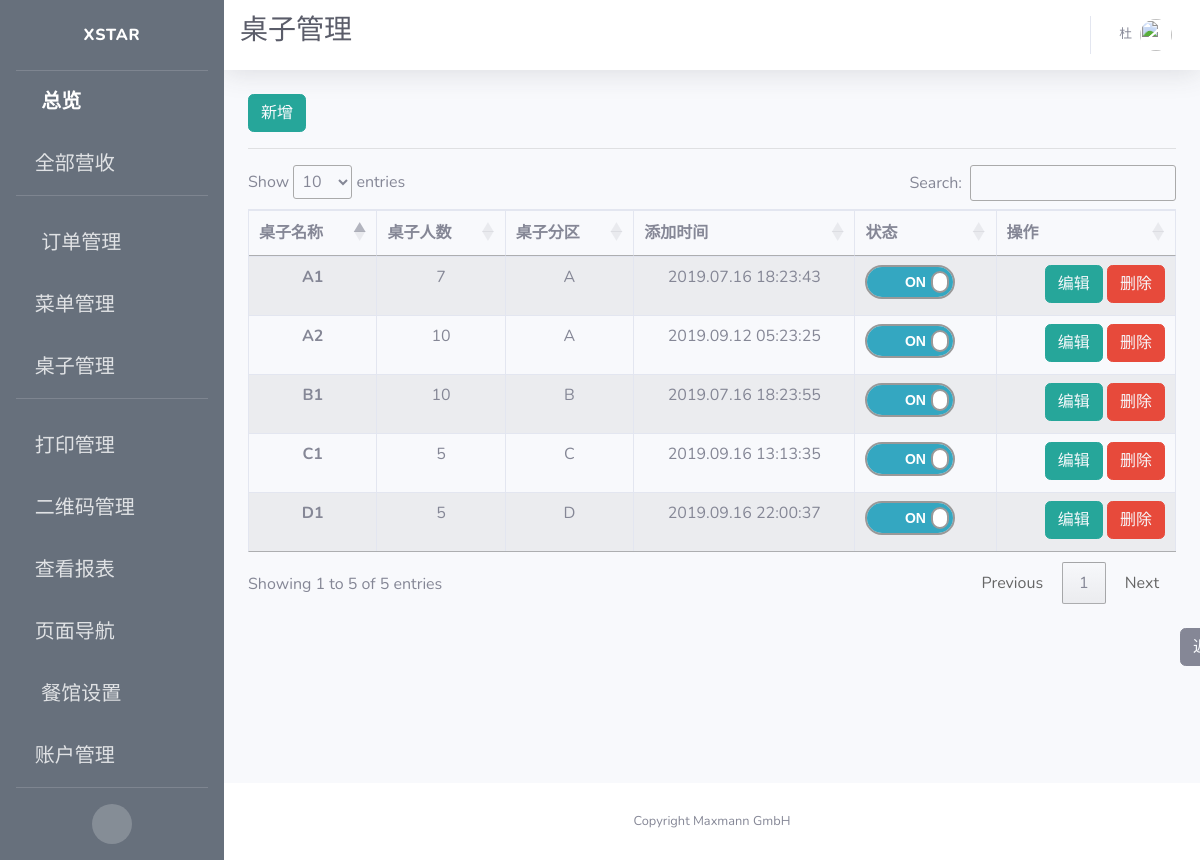
/adminpanel/tables/view (signed in), run on an earlier commit of the app's database.
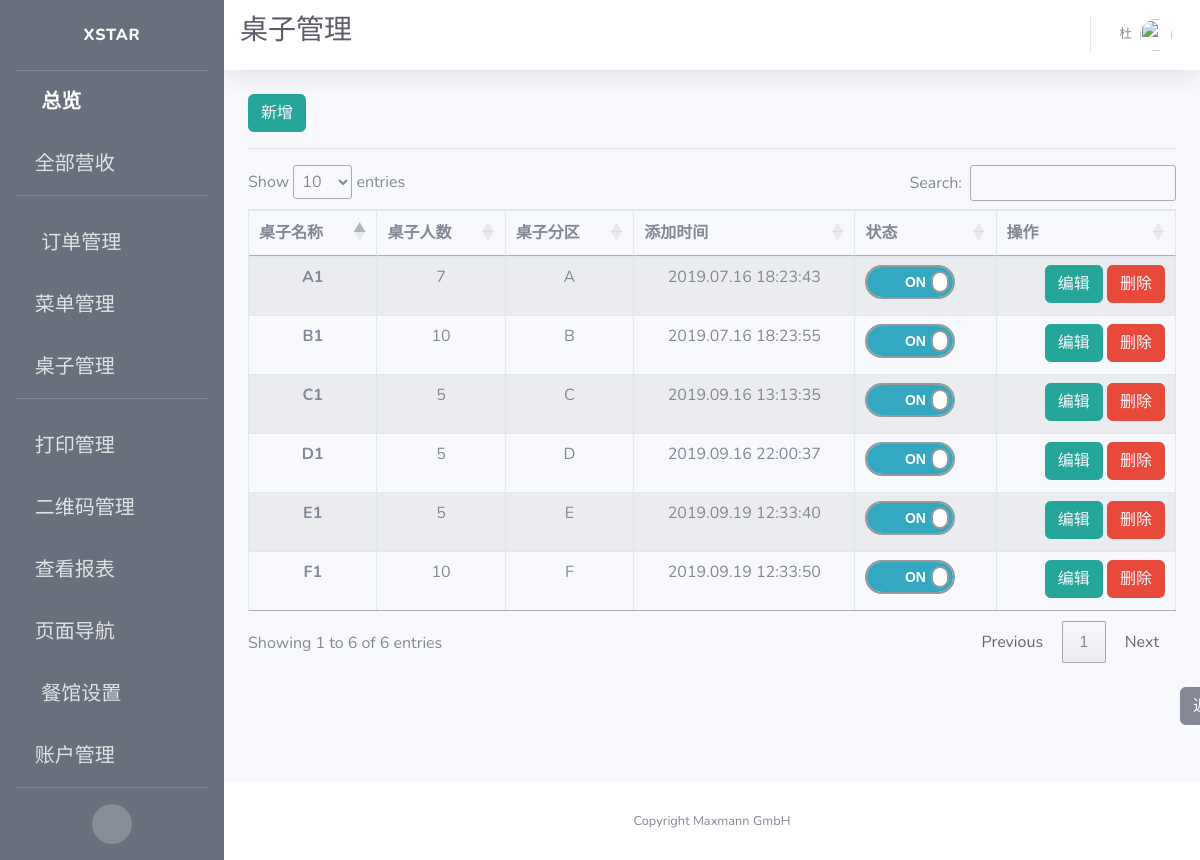
And on a later commit of the database.
### app/models.py (models this page shows, shortened)
class Table(db.Model):
    id = db.Column(db.Integer, primary_key=True, unique=True, index=True)
    name = db.Column(db.String(100), unique=True)
    number = db.Column(db.Integer, nullable=False, unique=False)
    section = db.Column(db.String(10), unique=False)
    seats = db.Column(db.String(100))
    is_on = db.Column(db.Boolean, nullable=False, default=False)
    timeCreated = db.Column(db.DateTime, default=datetime.utcnow)
    container = db.Column(db.String(300))

### app/routes.py (the view)
@app.route("/adminpanel/tables/view")
@login_required
def view_tables():
    tables = Table.query.all()
    context = dict(referrer=request.headers.get('Referer'),
                   title=u"桌子管理",
                   tables=tables,
                   company_name=company_info.get('company_name'),
                   format=datetime_format)
    return render_template("table_views.html", **context)

### app/models.py (called while the page is built)
@login.user_loader
def load_user(id):
    return User.query.get(int(id))

### app/templates/table_views.html (shortened to what this page needs)
{% extends 'base.html' %}
{% block css %}
<link rel="stylesheet" type="text/css" href="https://cdn.datatables.net/1.10.19/css/jquery.dataTables.css">
<link rel="stylesheet" type="text/css" href="https://cdnjs.cloudflare.com/ajax/libs/twitter-bootstrap/4.1.3/css/bootstrap.css">
<link rel="stylesheet" type="text/css" href="https://cdn.datatables.net/1.10.19/css/dataTables.bootstrap4.min.css">
<link rel="stylesheet" href={{ url_for('static', filename='css/table_switch.css') }}>
{% endblock %}
{% block title %}
<h1 class="h3 mb-2 text-gray-800">{{title}}</h1>
<br>
{% endblock %}
{% block content %}
<button type="button" class="btn btn-info" style="border-color:#26a69a; background-color:#26a69a;">
  <a href={{ url_for("admin_add_table") }} style="color: rgb(247, 249, 252)">
    新增
  </a>
</button>
<hr>
<div class="row">
    <div class="col-sm-12">
        <table id="example" class="table table-striped table-bordered">
      <thead>
        <tr>
          <th scope="col">桌子名称</th>
          <th scope="col">桌子人数</th>
          <th scope="col">桌子分区</th>
          <th scope="col">添加时间</th>
          <th scope="col">状态</th>
          <th scope="col">操作</th>
        </tr>
      </thead>
      <tbody>
      {% for table in tables %}
        <tr>
          <th scope="row">{{ table.name }}</th>
          <td>{{ table.number }}</td>
          <td>{{ table.section }}</td>
          <td>{{ table.timeCreated.strftime(format) }}</td>
          <td>
            <div class="onoffswitch">
              <label class="onoffswitch-label" for={{ table.name }} >
                  <span class="onoffswitch-switch"></span>
              </label>
            </div>
          </td>
          <td style="text-align:right">
            <span>
              <button type="button" class="btn btn-info" style="border-color:#26a69a; background-color:#26a69a;">
                <a style="color: rgb(247, 249, 252)" href="{{ url_for('edit_table', table_id=table.id) }}">
                  编辑
                </a>
              </button>
            </span>
            <span>
              <button type="button" class="btn btn-danger"><a style="color: rgb(247, 249, 252)" href="{{ url_for('remove_table', table_name=table.name) }}">删除</a></button>
            </span>
          </td>
        </tr>
      {% endfor %}
      </tbody>
    </table>
    </div>
</div>
<br>
<button type="button" class="btn btn-secondary" id="back">
  <a style="color: rgb(247, 249, 252)" href={{ referrer }}>
    返回
</button>
{% endblock %}

What changed in the data, as far as the page shows it:
removed Table: name "A2", number "10", section "A", timeCreated "2019.09.12 05:23:25"
added Table: name "E1", number "5", section "E", timeCreated "2019.09.19 12:33:40"
added Table: name "F1", number "10", section "F", timeCreated "2019.09.19 12:33:50"
Also different on the page:
text written by a page script: "Show entries Search: Showing 1 to 5 of 5 entries Previous 1 Next" → "Show entries Search: Showing 1 to 6 of 6 entries Previous 1 Next"
